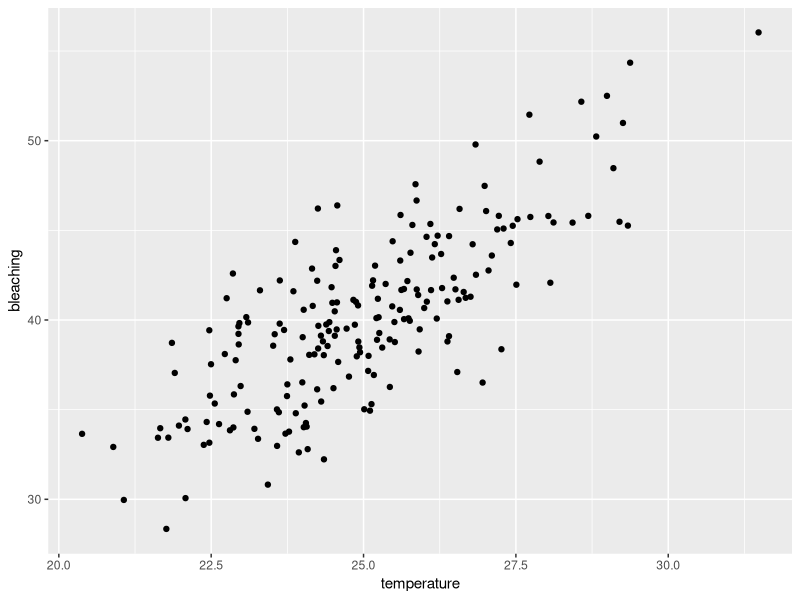
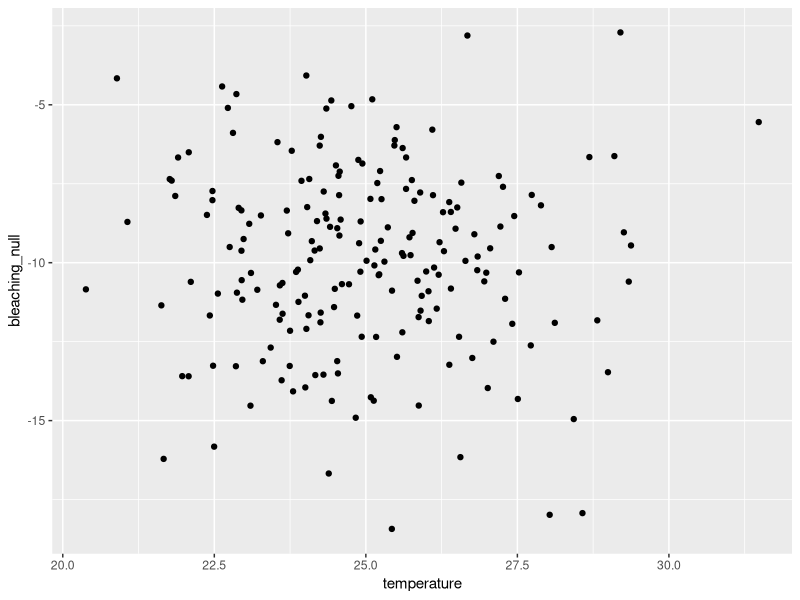
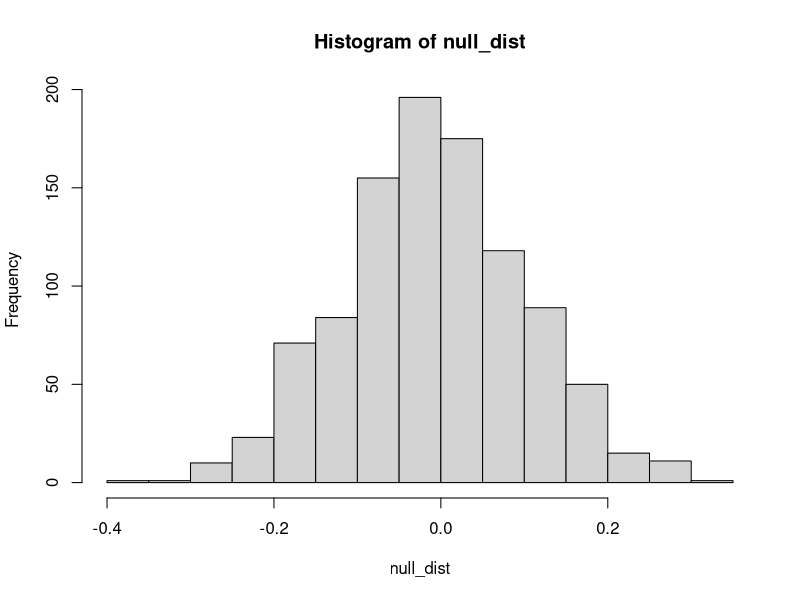
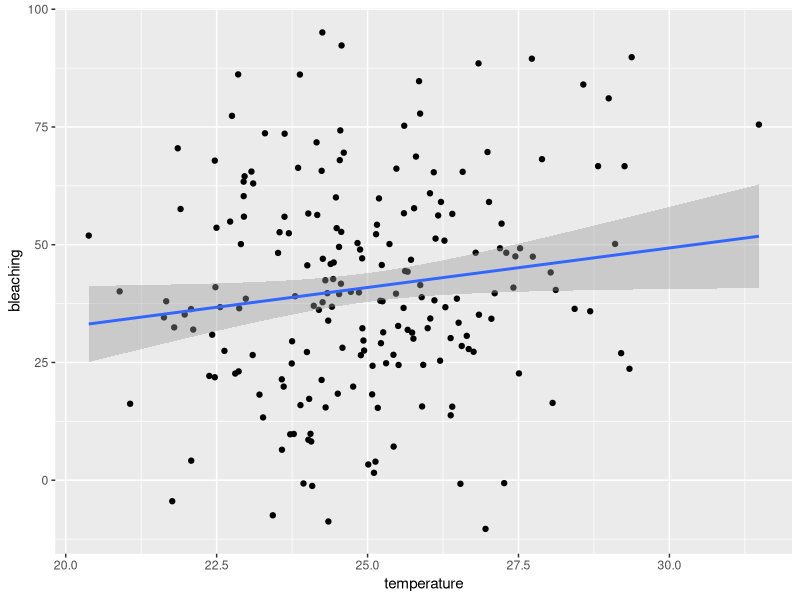
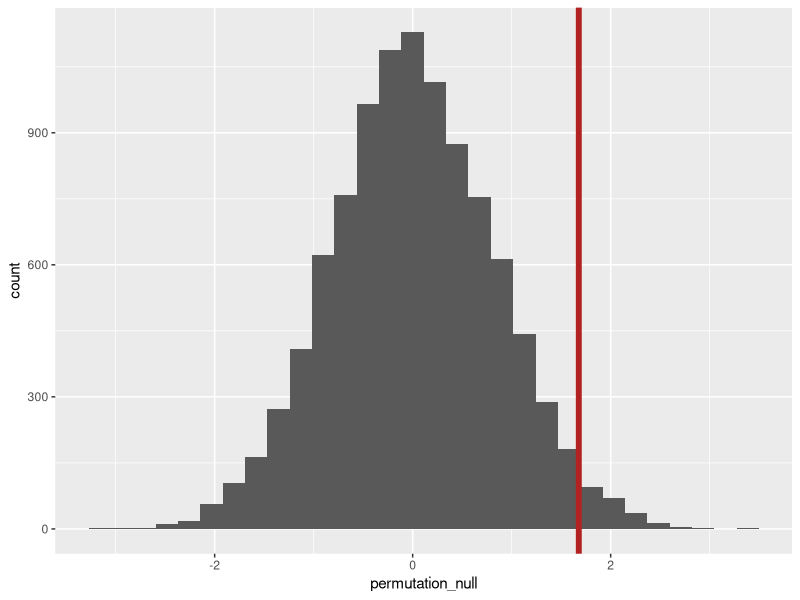

Source code (R) for these figures, in order:
library(tidyverse)
set.seed(123)

# Let's define our population
beta0 <- -10
beta1 <- 2
sigma <- 3

# x values
temperature <- rnorm(200, mean = 25, sd = 2)
# y values (mean is equation)
bleaching <- rnorm(200, mean = beta0 + beta1 * temperature, sd = sigma)

# scatter plot to visualize data
bleaching_df <- tibble(temperature, bleaching)
ggplot(bleaching_df, aes(temperature, bleaching)) +
  geom_point()

# model bleaching based on temp, look at summary
bleaching_lm <- lm(bleaching ~ temperature, bleaching_df)
summary(bleaching_lm)

# TO SIMULATE UNDER THE NULL HYPOTHESIS 
# WE HAVE TO ASSUME THERE'S NO RELATIONSHIP
# WE ASSUME BETA1 IS 0
beta0 <- -10
beta1 <- 0
sigma <- 3

# generate new y vals based on beta1 = 0
bleaching_null <- rnorm(200, mean = beta0 + beta1*temperature, sd = sigma)

# create null data based on this!
null_df <- tibble(temperature, bleaching_null)
ggplot(null_df, aes(temperature, bleaching_null)) +
  geom_point()

# fit model
null_lm <- lm(bleaching_null ~ temperature, null_df)
summary(null_lm)

# create null distribution by getting the beta1 value from null data x 1000
null_dist <- map_dbl(1:1000, \(i) {
  bleaching_null <- rnorm(200, mean = beta0 + beta1 * temperature, sd = sigma)
  null_df <- tibble(temperature, bleaching_null)
  null_lm <- lm(bleaching_null ~ temperature, null_df)
  coef(null_lm)[2]
})
hist(null_dist)


# Now let's permute
set.seed(123)


# Let's define our population- note we did not set beta1 to 0
beta0 <- -10
beta1 <- 2
sigma <- 22

temperature <- rnorm(200, mean = 25, sd = 2)
bleaching <- rnorm(200, mean = beta0 + beta1 * temperature, sd = sigma)

# create data frame and plot
bleaching_df <- tibble(temperature, bleaching)
ggplot(bleaching_df, aes(temperature, bleaching)) + 
  geom_point() +
  geom_smooth(method = "lm")

# fit model
bleaching_lm <- lm(bleaching ~ temperature, bleaching_df)
summary(bleaching_lm)

# do one permutation- randomly shuffle temperature- and get estimate of beta1
# we shuffle temp bc this is the independent variable, and bleaching is the response- but could do either
one_permutation <- mutate(bleaching_df,
                          temperature = sample(temperature))
permutation_est <- coef(lm(bleaching ~ temperature, one_permutation))[2]

# create null distribution by doing 1000 permutations for beta1
permutation_null <- map_dbl(1:10000, \(i) {
  one_permutation <- mutate(bleaching_df,
                            temperature = sample(temperature))
  coef(lm(bleaching ~ temperature, one_permutation))[2]
})

# plot null distribution
tibble(permutation_null) %>% 
  ggplot(aes(permutation_null)) +
  geom_histogram() +
  geom_vline(xintercept = coef(bleaching_lm)[2], color = "firebrick", linewidth = 2)

# get p value- where null dist is more extreme than the actual beta 1 value
perm_pval <- mean(abs(permutation_null) > coef(bleaching_lm)[2])
perm_pval
